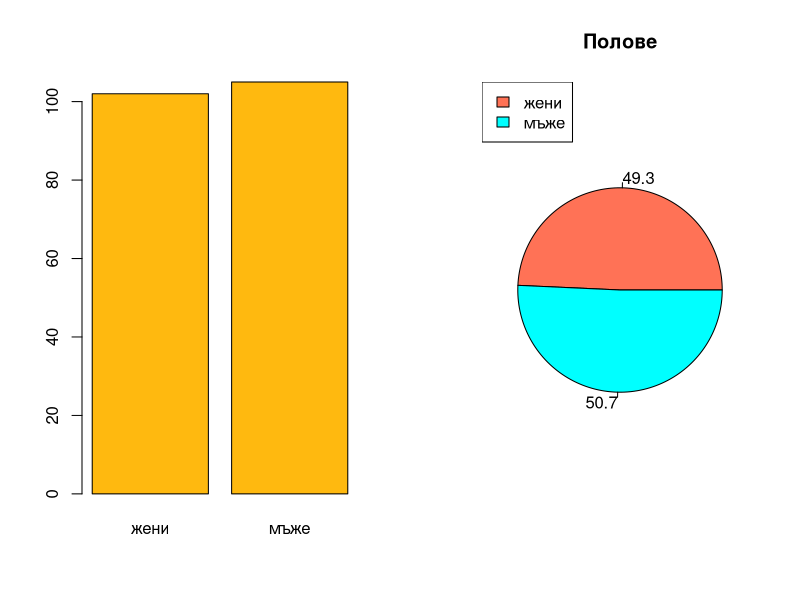
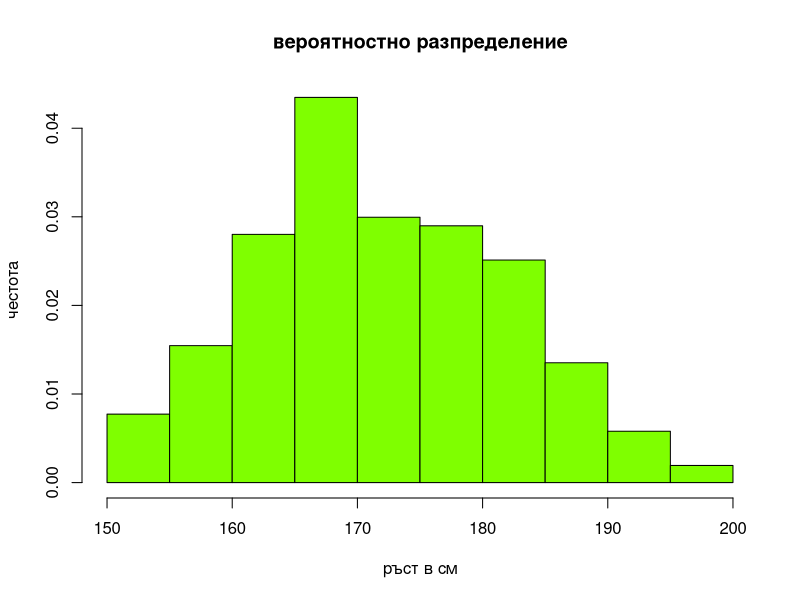
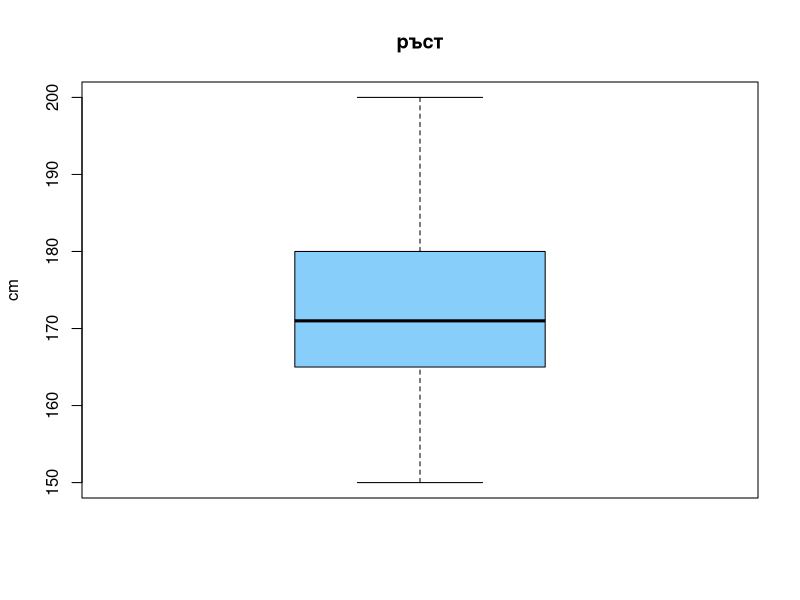
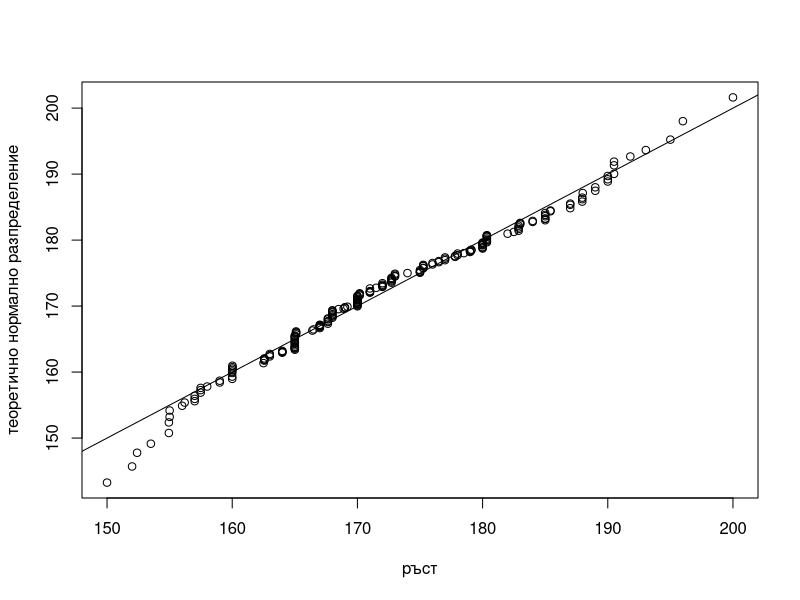
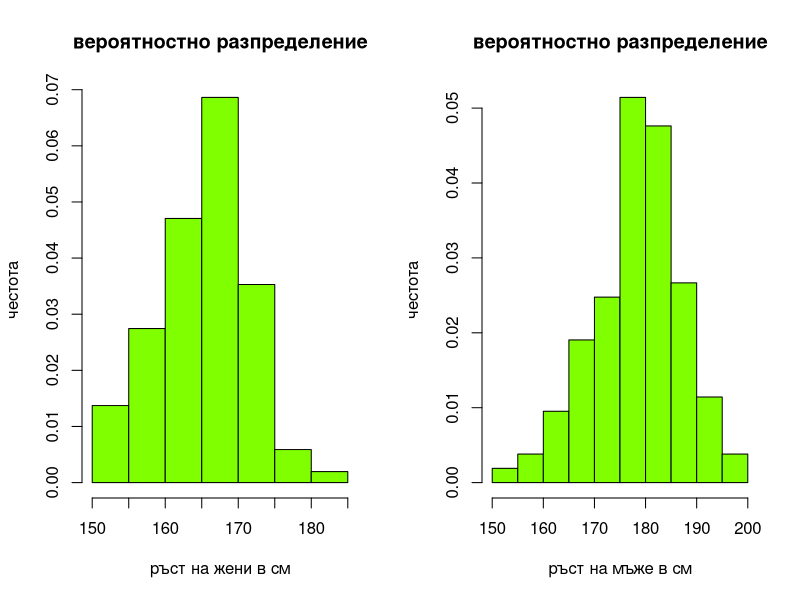
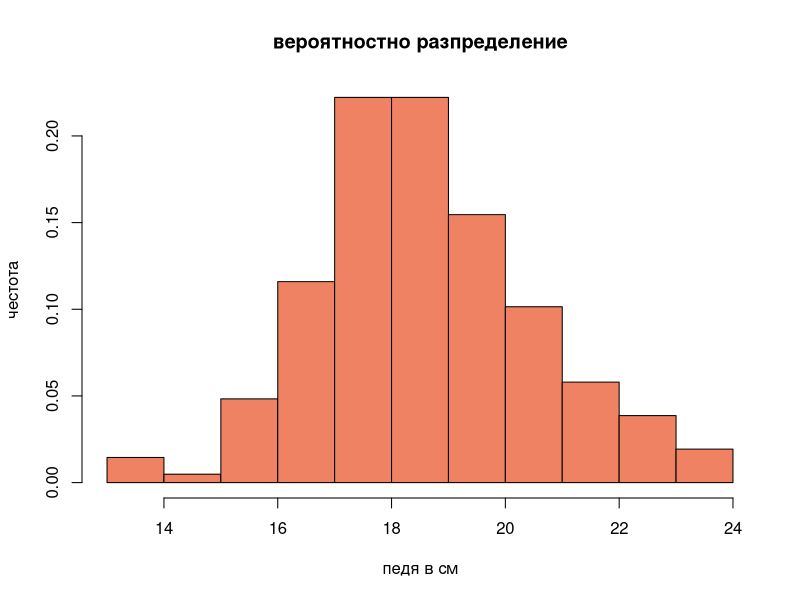
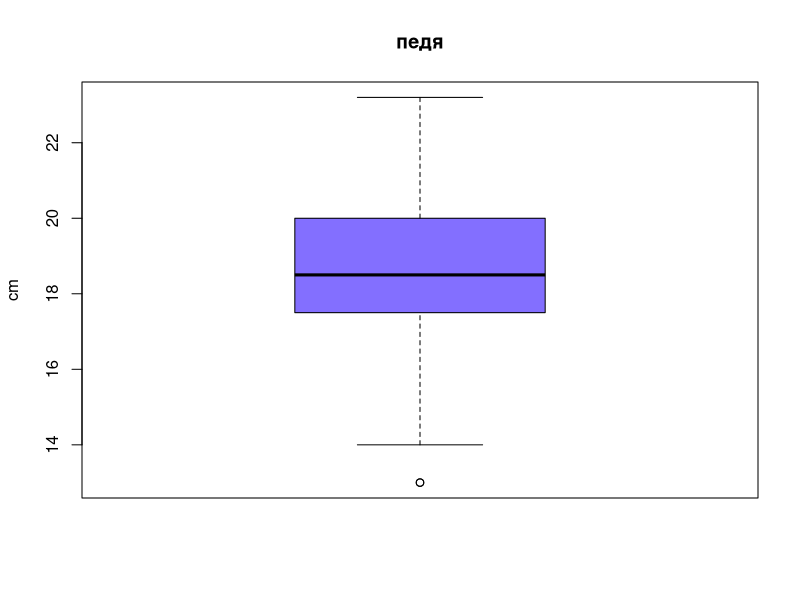
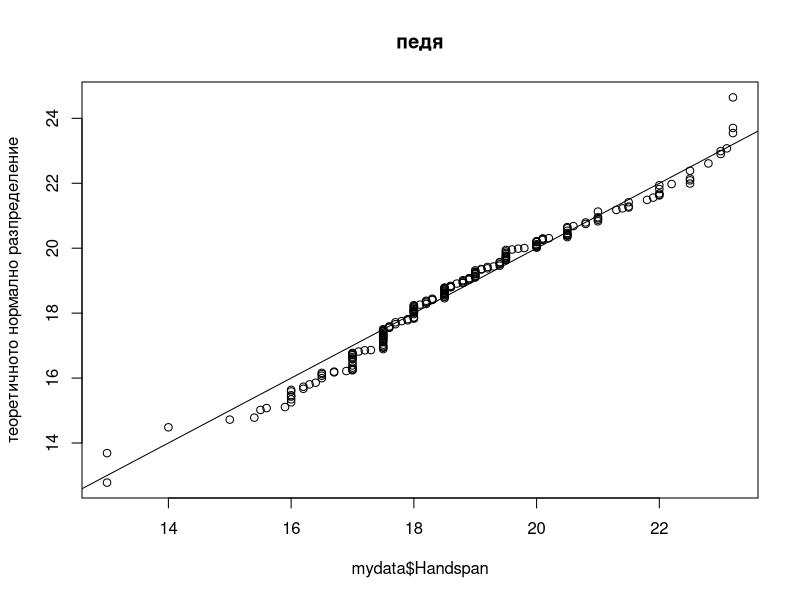

Reproduce these figures in R, in order. (Note: this script raises an error after producing the figures.)
# TODO 
# 
# 


# all columns in dataframe survey
# Sex, Wr.Hnd, NW.Hnd, W.Hnd, Fold, Pulse, Clap, Exer, Smoke, Height, M.I, Age

# wanted columns
# Sex(cat), Wr.Hnd(num cont), Pulse(num cont), Exer(cat), Smoke(cat), Height(num cont), Age(num cont)
 

# from the package MASS we are using the dataset survey
install.packages("MASS")

library("MASS") # or require("MASS")

# getting the wanted columns and removing NA values
columns_to_keep <- c("Sex", "Wr.Hnd", "Height")
mydata <- survey[columns_to_keep]

mydata <- subset(mydata, !is.na(mydata$Sex) & 
                        !is.na(mydata$Wr.Hnd) & 
                        !is.na(mydata$Height))

# rename column
colnames(mydata)[2] <- "Handspan"

# to write to csv file
write.csv(mydata, 'D:\\survey_data.csv', row.names = FALSE)

survey_observations <- dim(survey)[1]
survey_observations_ <- dim(mydata)[1]

# 0. Анализ на една променлива
    # Sex (категорийна номинална)
        # summary
        summary(mydata$Sex)

        par(mfrow = c(1, 2))

            table_sex <- table(mydata$Sex)
            percents <- round(100*table_sex / sum(table_sex), 1)
            colors <- c("coral1", "cyan1")

            barplot(table_sex, names.arg = c("жени", "мъже"), col = "darkgoldenrod1")

            pie(x = table_sex, main = "Полове", labels = percents, col = colors)
            legend(x = "topleft", legend = c("жени", "мъже"), cex = 1, fill = colors)

        par(mfrow = c(1, 1))
     
        # резултатите показват, че разпределението е поравно между момичетата и момчетата

    # Height (числова непрекъсната)
        # summary
        summary(mydata$Height)

        # hist
        hist(mydata$Height, main = "вероятностно разпределение", 
            xlab = "ръст в см", ylab = "честота",
            col = "chartreuse1", prob = TRUE)

        # boxplot
        boxplot(mydata$Height, main = "ръст", ylab = "cm", col = "lightskyblue")

        # qqplot
        set.seed(9504)
        height_normal_distrib <- rnorm(n = 1000, mean = mean(mydata$Height), sd = sd(mydata$Height))
        qqplot(mydata$Height, height_normal_distrib, xlab = "ръст", ylab = "теоретично нормално разпределение")
        abline(a = 0, b = 1)

        # tests
        alpha <- 0.05

        # for normal distribution
        shapiro.test(mydata$Height) # 0.08102

        fem_heights <- mydata$Height[which(mydata$Sex == 'Female')]
        male_heights <- mydata$Height[which(mydata$Sex == 'Male')]

        shapiro.test(fem_heights)  # 0.1313

        shapiro.test(male_heights) # 0.7162

        t.test(fem_heights, male_heights)

        par(mfrow = c(1, 2))
        hist(fem_heights, main = "вероятностно разпределение", xlab = "ръст на жени в см", ylab = "честота",
            col = "chartreuse1", prob = TRUE)

        hist(male_heights, main = "вероятностно разпределение", xlab = "ръст на мъже в см", ylab = "честота",
            col = "chartreuse1", prob = TRUE)
        par(mfrow = c(1, 1))

        # имаме нормално разпределение
        # локация
        mean(mydata$Height)
        # дисперсия
        sd(mydata$Height)


    # Handspan (числова непрекъсната)
        # summary
        summary(mydata$Handspan)

        # histogram
        hist(mydata$Handspan, main = "вероятностно разпределение", xlab = "педя в см", ylab = "честота",
            col = "salmon2", prob = TRUE)

        # boxplot
        boxplot(mydata$Handspan, main = "педя", ylab = "cm", col = "slateblue1")

        # qqplot
        set.seed(734)
        handspan_normal_distrib <- rnorm(n = 500, mean = mean(mydata$Handspan), sd = sd(mydata$Handspan))
        qqplot(mydata$Handspan, handspan_normal_distrib, main = "педя", ylab = "теоретичното нормално разпределение")
        abline(a = 0, b = 1)

        # tests
        alpha <- 0.05

        # for normal distribution
        shapiro.test(mydata$Handspan) # 0.003831

        fem_handspan <- mydata$Handspan[which(mydata$Sex == 'Female')]
        male_handspan <- mydata$Handspan[which(mydata$Sex == 'Male')]

        shapiro.test(fem_handspan) # 0.002367

        shapiro.test(male_handspan) # 0.06273

        t.test(fem_handspan, male_handspan)

        hist(fem_handspan, main = "вероятностно разпределение", 
            xlab = "педя на жени в см", ylab = "честота",
            col = "chartreuse1", prob = TRUE)

        hist(male_handspan, main = "вероятностно разпределение", 
            xlab = "педя на мъже в см", ylab = "честота",
            col = "chartreuse1", prob = TRUE)

        # нямаме нормално разпределение
        median(mydata$Handspan)
        # дисперсия
        mad(mydata$Handspan)

# 2. Категорийни (обясняващи) VS числови (зависими)
        
    boxplot(mydata$Height ~ mydata$Sex)
    boxplot(mydata$Handspan ~ mydata$Sex)

# 4. Числови (обясняващи) VS числови (зависими)

    # correlation
        # pearson -> in normal distribution
        # spearman
        # kendall

    plot(mydata$Handspan, mydata$Height)

    rho <- round(cor(mydata$Height, mydata$Handspan, method = "pearson"), 3)

    plot(fem_handspan, fem_heights)
    plot(male_handspan, male_heights)

    rho_females <- round(cor(fem_handspan, fem_heights, method = "spearman"), digits = 3)
    rho_males <- round(cor(male_handspan, male_heights, method = "pearson"), digits = 3)

    abs(rho) # 0.602
    abs(rho_females) # 0.341
    abs(rho_males) # 0.385


##################

# 1. Категорийни (обясняващи) VS категорийни (зависими)
barplot(prop.table(x = table(mydata$Exer, mydata$Sex), margin = 2), legend.text = T)

barplot(prop.table(x = table(survey$Exer, survey$Sex), margin = 2), legend.text = T)
barplot(prop.table(x = table(survey$Sex, survey$Exer), margin = 2), legend.text = T)


# old ideas #######################
# have to remove na
sexes <- survey$Sex
heights <- survey$Height
handWidth <- survey$Wr.Hnd

hist(heights)
mean(heights, na.rm = T)
sd(heights, na.rm = T)

hist(handWidth)
mean(handWidth, na.rm = T)
sd(handWidth, na.rm = T)

students <- data.frame(sexes, heights, handWidth)

t1 <- boxplot(students$heights ~ students$sexes)
t2 <- boxplot(students$handWidth ~ students$sexes)
